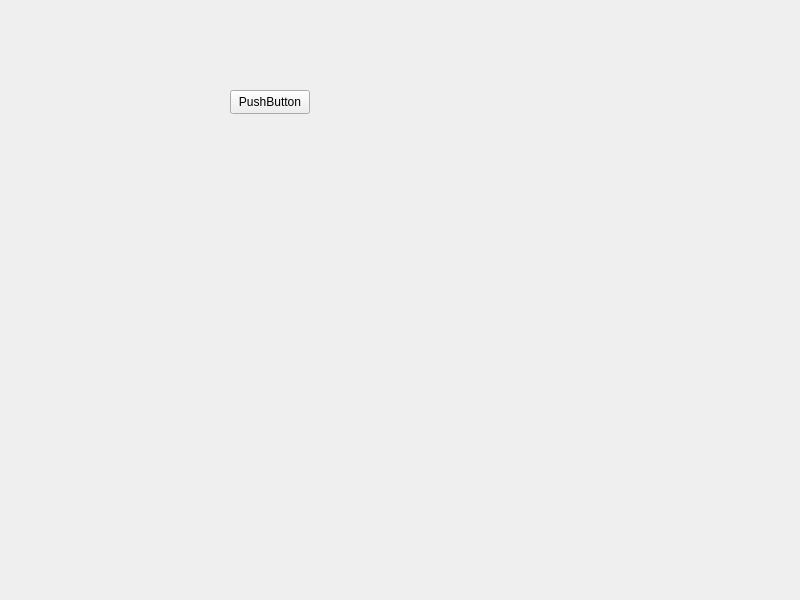
<?xml version="1.0" encoding="UTF-8"?>
<ui version="4.0">
 <class>Widget</class>
 <widget class="QWidget" name="Widget">
  <property name="geometry">
   <rect>
    <x>0</x>
    <y>0</y>
    <width>800</width>
    <height>600</height>
   </rect>
  </property>
  <property name="windowTitle">
   <string>Widget</string>
  </property>
  <widget class="QPushButton" name="pushButton">
   <property name="geometry">
    <rect>
     <x>230</x>
     <y>90</y>
     <width>80</width>
     <height>24</height>
    </rect>
   </property>
   <property name="text">
    <string>PushButton</string>
   </property>
  </widget>
 </widget>
 <resources/>
 <connections/>
</ui>
